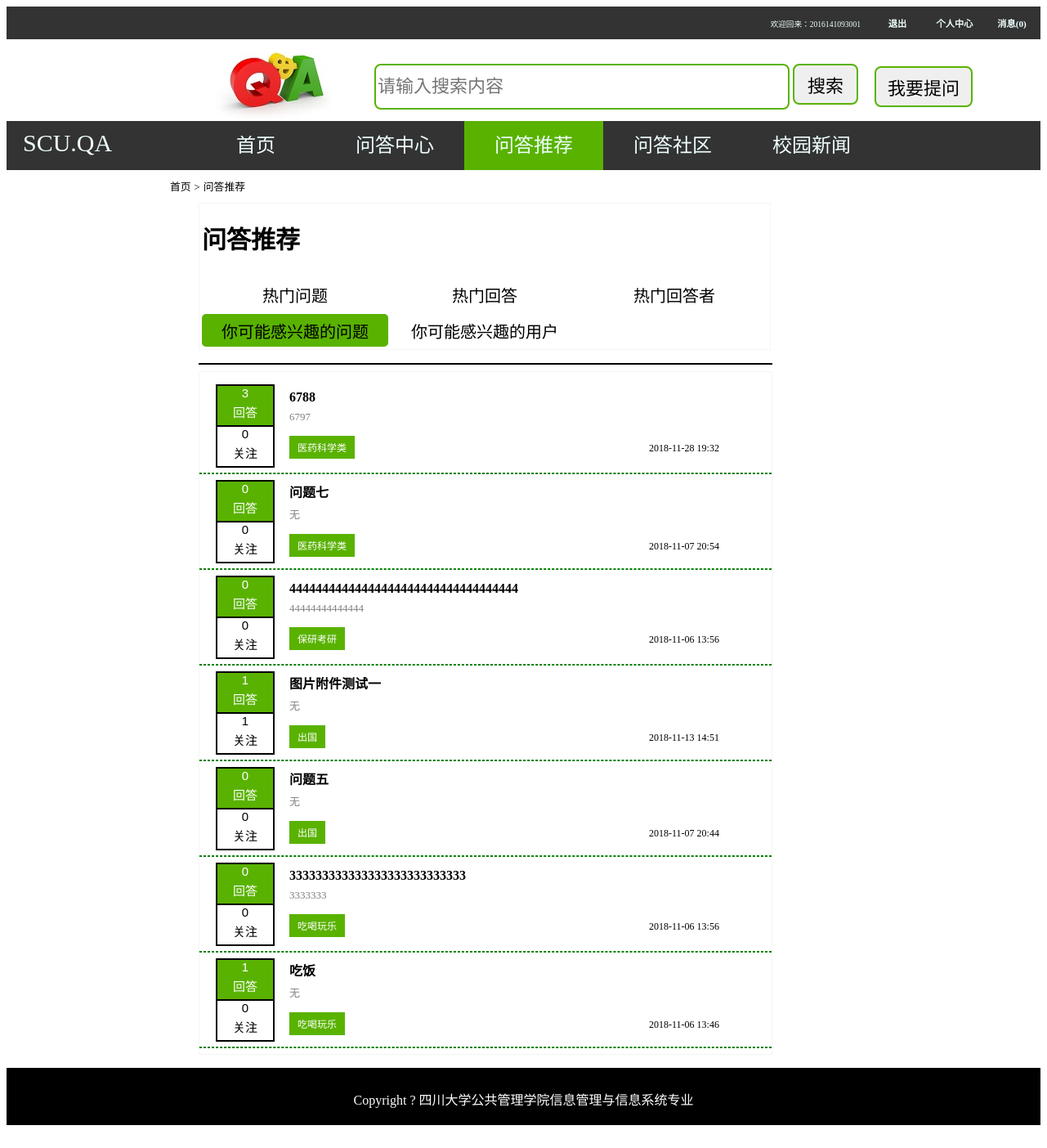
/recommend_question/ (signed in), run on the app's committed database.
### QA/models.py (models this page shows)
class User(models.Model):
    gender = (
        ('male', "男"),
        ('female', "女"),
    )
    username = models.CharField(max_length=128, unique=True, primary_key=True)
    password = models.CharField(max_length=256)
    sex = models.CharField(max_length=32, choices=gender, default="男")
    c_time = models.DateTimeField(auto_now=True)
    nickname = models.CharField(max_length=50, blank=True)
    profession = models.CharField(max_length=50, blank=True)
    email = models.EmailField()
    per_signature = models.CharField(max_length=1024,blank=True)
    per_introduction = models.TextField(blank=True)
    uid_qid = models.ManyToManyField(to='Question', through='Question_Favorite', through_fields=('fauthor','question'))
    headshot_img = models.ImageField(upload_to='headshot_img', default='headshot_img/headshot.jpg')

class Question(models.Model):
    qauthor = models.ForeignKey(User, on_delete=models.CASCADE)
    ftype = models.ForeignKey(First_type,on_delete=models.CASCADE)
    stype = models.ForeignKey(Second_type,on_delete=models.CASCADE)
    qtitle = models.CharField(max_length=100)
    qcontent = models.TextField(max_length=500)
    q_time = models.DateTimeField(auto_now_add=True)
    q_img = models.ImageField(blank=True, null=True,upload_to='question_img')
    q_file = models.FileField(blank=True, null=True, upload_to='question_file')

class Second_type(models.Model):
    tid = models.IntegerField(unique=True, primary_key=True)
    tname = models.CharField(max_length=50)
    Ptype = models.ForeignKey(First_type, on_delete=models.CASCADE)

### QA/views.py (the view)
# urls.py: url(r'^recommend_question/$', views.recommend_question,name='recommend_question'),
def recommend_question(req):
    if not req.session.get('is_login') == 'yes':
        return redirect("/login/")
    username = req.session["username"]
    user = models.User.objects.get(username=username)
    aquestions = models.Question.objects.filter(qauthor=user)
    question_list=[]
    for aquestion in aquestions:
        stype = aquestion.stype_id
        questions = models.Question.objects.filter(stype_id=stype).exclude(qauthor=user).order_by('-q_time')
        for question in questions:
            if question not in question_list:
                question_list.append(question)
    return render(req,'recommend_question.html',locals())

### QA/templatetags/filter.py (called while the page is built)
def message_num(username):
    message_num = 0
    if username:
        user = models.User.objects.get(username=username)
        community_apply = models.Community_Apply.objects.filter(community__c_author=user, agree=2)
        message_num = community_apply.count()
    return message_num

### templates/recommend_question.html (shortened to what this page needs)
{% extends "base1.html" %}
{% load staticfiles %}
{% block css %}
    <link rel="stylesheet" type="text/css" href="{% static 'css/base.css' %}" >
    <link rel="stylesheet" type="text/css" href="{% static 'css/type.css' %}" >
{% endblock %}
{% block content %}
    <div class="types">
        <div class="type_header">
            <a href="/index/">首页</a>
            <span>></span>
            <a href="/hot_question/">问答推荐</a>
        </div>
        <table class="type_category">
            <tr><td><h1>问答推荐</h1></td></tr>
            <tr>
               <td><a {%if request.path == '/recommend_hot_question/'%} class="current"{% endif %}href="/recommend_hot_question/">热门问题</a></td>
                <td><a {%if request.path == '/recommend_hot_answer/'%} class="current"{% endif %}href="/recommend_hot_answer/">热门回答</a> </td>
                <td><a {%if request.path == '/recommend_hot_answerer/'%} class="current"{% endif %}href="/recommend_hot_answerer/">热门回答者</a> </td>
            </tr>
            <tr>
                <td><a {%if request.path == '/recommend_question/'%} class="current"{% endif %}href="/recommend_question/">你可能感兴趣的问题</a></td>
                <td><a {%if request.path == '/recommend_user/'%} class="current"{% endif %}href="/recommend_user/">你可能感兴趣的用户</a> </td>
            </tr>
        </table>
        <hr style="border: 1px black solid;margin-left: 35px;width: 700px">
        <div class="type_question">
            {% for question in question_list %}
                <div class="type_question_left">
                    <div class="question_answers">{{ question.answer_set.count }}<p>回答</p></div>
                    <div class="question_favorites">{{ question.question_favorite_set.count }}<p>关注</p></div>
                </div>
                <div class="type_question_right">
                    <div class="type_title"><a href="/detail-{{ question.id }}/">{{question.qtitle}}</a></div>
                    <div class="type_content">{{ question.qcontent }}</div>
                    <div class="type_button">
                        <div class="type_name"><a href="/type2-{{ question.stype.tid }}/">{{ question.stype.tname }}</a></div>
                        <span>{{ question.q_time|date:"Y-m-d H:i" }}</span>
                    </div>
                </div>
                <hr style="border: 1px dashed green">
            {% empty %}
                <p>暂无活动</p>
            {% endfor %}
        </div>
    </div>
{% endblock content%}

### templates/base1.html (shortened to what this page needs)
{% load staticfiles %}
{% load filter %}
<!DOCTYPE html>
<html lang="en">
<head>
    {% block css %}<link rel="stylesheet" type="text/css" href="{% static 'css/base.css' %}" >{% endblock %}
</head>
<body>
{% block header_con %}
   <div class="header">
       <div class="header_nav">
                 {% if request.session.is_login  %}
                     <li class="header_nav_list"><h3><a href="/user_message/">消息({{ request.session.username|message_num}})</a></h3></li>
                    <li class="header_nav_list"><h3><a href="/usercenter_index/">个人中心</a></h3></li>
                     <li class="header_nav_list"><h3><a href="/logout/">退出</a></h3></li>
                     <li class="header_nav_list_welcome">欢迎回来：{{request.session.username }}</li>
                 {% else %}
			         <li class="header_nav_list"><h3><a href="/register/">注册</a></h3></li>
                     <li class="header_nav_list"><h3><a href="/login/">登录</a></h3></li>
                 {% endif %}
       </div>
   </div>
<div class="sou-suo">
        <div class="sou-suo-icon">
            <img src="/static/img/3.jpg/">
        </div>
        <div class="sou-suo-search">
            <form action="/search/" method="get">
                <input type="text" name="q" placeholder="请输入搜索内容" value="" required>
                <button type="submit" >搜索</button>
            </form>
        </div>
        <div class="sou-suo-question">
            <a href="/question/"><button>我要提问</button></a>
        </div>
</div>
<header class="dao-hang">
    <div class="dao-hang2">
        <div class="logo">SCU.QA</div>
        <li class="dao-hang-lie-biao"><a {%if request.path == '/index/'%} class="active"{% endif %}href="/index/">首页</a></li>
        <li class="dao-hang-lie-biao"><a {%if request.path|slice:"5" == '/type'%} class="active"{% endif %}href="/type_all/">问答中心</a></li>
        <li class="dao-hang-lie-biao"><a {%if request.path|slice:"10" == '/recommend'%} class="active"{% endif %}href="/recommend_hot_question/">问答推荐</a></li>
        <li class="dao-hang-lie-biao"><a {%if request.path|slice:"10" == '/community'%} class="active"{% endif %}href="/community_list/">问答社区</a></li>
        <li class="dao-hang-lie-biao"><a {%if request.path == '/xg_news/'%} class="active"{% endif %}href="/xg_news/">校园新闻</a></li>
    </div>
</header>
{% endblock header_con %}
{% block content %}{% endblock content %}
{% block bottom %}
   <footer class="wei-bu">
    <div class="ban-quan">
        <p>Copyright ? 四川大学公共管理学院信息管理与信息系统专业</p>
    </div>
   </footer>
{% endblock bottom %}
</body>
</html>

### static/css/base.css (style rules this page uses)
.active { background-color: #59B200; }
.header { width:100%; height:40px; background-color: #333; color: azure; min-width:1263px; }
.header_nav { width:100%; height:40px; background-color: #333; }
.header_nav_list { list-style:none; width: 70px; height: 10px; float: right; text-align:center ; line-height: 0px; }
.header_nav_list a { text-decoration:none; color:azure; font-size:60%; }
.header_nav_list_welcome { list-style:none; width: 100%; height: 10px; float: right; margin-right: 220px; text-align:right ; line-height: 23px; color:azure; font-size: 60%; }
.sou-suo { width: 100%; height: 100px; min-width:1263px; }
.sou-suo-icon { float: left; height: 100px; font-family: Arial; font-size: 60%; margin-left: 250px; }
.sou-suo-search { margin-left: 40px; float: left; }
.sou-suo-search input { width: 500px; height: 50px; border: 2px #59B200 solid; border-radius: 8px; margin-top: 30px; font-size: 22px; }
.sou-suo-question { float: left; margin-left: 20px; }
.sou-suo-search button { width: 80px; height: 50px; border: #59B200 2px solid; border-radius: 8px; margin-top: 30px; font-size: 22px; cursor: pointer; }
.sou-suo-question button { width: 120px; height: 50px; border: #59B200 2px solid; border-radius: 8px; margin-top: 33px; font-size: 22px; cursor: pointer; }
.sou-suo-question a { font-size: 22px; text-decoration:none; color:#000000; }
.dao-hang { width: 100%; min-width:1263px; height: 60px; background-color: #333; color: azure; }
.dao-hang2 { width: 1263px; height: 60px; }
.logo { width: 200px; height: 50px; float: left; margin-top: 10px; font-size: 30px; margin-left: 20px; }
.dao-hang-lie-biao { list-style:none; width: 170px; height: 60px; float: left; text-align: center; line-height:60px; }
.dao-hang-lie-biao a { text-decoration:none; display: block; width: 170px; height: 60px; color: azure; font-size:150%; }
.wei-bu { width: 100%; height: 70px; background-color: #222222; position: relative; margin-bottom: 30px; }
.wei-bu .ban-quan { height: 70px; background-color: #000000; margin: 0 auto; line-height: 80px; text-align: center; color: #fffdfd; }

### static/css/type.css (style rules this page uses)
.current { background-color:#59B200; color: white; border-radius: 5px; }
.types { min-height:600px; width: 700px; margin-left:200px; }
.type_header { height: 30px; margin-top: 10px; }
.type_header a { text-decoration:none; height: 30px; color: black; font-size:80%; }
.type_header span { font-size:80%; height: 40px; color: black; }
.type_category { border: 1px solid whitesmoke; height:60px; width: 700px; margin-left:35px; margin-right:35px; }
.type_category h1 { font-size: 30px; }
.type_category td { width: 80px; height: 40px; line-height: 44px; }
.type_category a { text-align: center; display: block; text-decoration:none; height: 40px; max-width: 300px; color: black; font-size:20px; }
.type_question { border: 1px solid whitesmoke; width: 700px; margin-left: 35px; margin-right: 35px; font-size:15px; }
.type_question_left { font-size: 15px; font-family: Arial; margin-left: 20px; width: 70px; height: 100px; float: left; border: 1px solid black; text-align: center; }
.type_question_left p { line-height: 1px; }
.question_answers { color: white; background: #59B200; border: 1px solid black; }
.question_favorites { border: 1px solid black; }
.type_question_right { margin-left:110px; width:550px; height: 100px; }
.type_title { font-size: 16px; font-weight: 700; width: 550px; white-space: nowrap; text-overflow: ellipsis; overflow:hidden; }
.type_title a { text-decoration:none; color: black; line-height: 200%; }
.type_content { font-weight:300; font-size: 13px; color: grey; text-overflow:ellipsis; overflow:hidden; white-space: nowrap; }
.type_button { margin-top: 15px; font-size: 12px; font-weight: 500; }
.type_name { float: left; width: 100px; }
.type_name a { display: inline-block; padding:5px 10px; background-color: #59B200; color: white; text-decoration: none; }
.type_button span { line-height: 250%; margin-left: 340px; }

### data on the page
User: session.username|message_num "0"
Question: answer_set.count "3", question_favorite_set.count "0", qtitle "6788", qcontent "6797", stype.tname "医药科学类", q_time "2018-11-28 19:32"
Question: answer_set.count "0", question_favorite_set.count "0", qtitle "问题七", qcontent "无", stype.tname "医药科学类", q_time "2018-11-07 20:54"
Question: answer_set.count "0", question_favorite_set.count "0", qtitle "44444444444444444444444444444444444", qcontent "44444444444444", stype.tname "保研考研", q_time "2018-11-06 13:56"
Question: answer_set.count "1", question_favorite_set.count "1", qtitle "图片附件测试一", qcontent "无", stype.tname "出国", q_time "2018-11-13 14:51"
Question: answer_set.count "0", question_favorite_set.count "0", qtitle "问题五", qcontent "无", stype.tname "出国", q_time "2018-11-07 20:44"
Question: answer_set.count "0", question_favorite_set.count "0", qtitle "333333333333333333333333333", qcontent "3333333", stype.tname "吃喝玩乐", q_time "2018-11-06 13:56"
Question: answer_set.count "1", question_favorite_set.count "0", qtitle "吃饭", qcontent "无", stype.tname "吃喝玩乐", q_time "2018-11-06 13:46"

### other printed values
{{ request.session.username }} "2016141093001"
